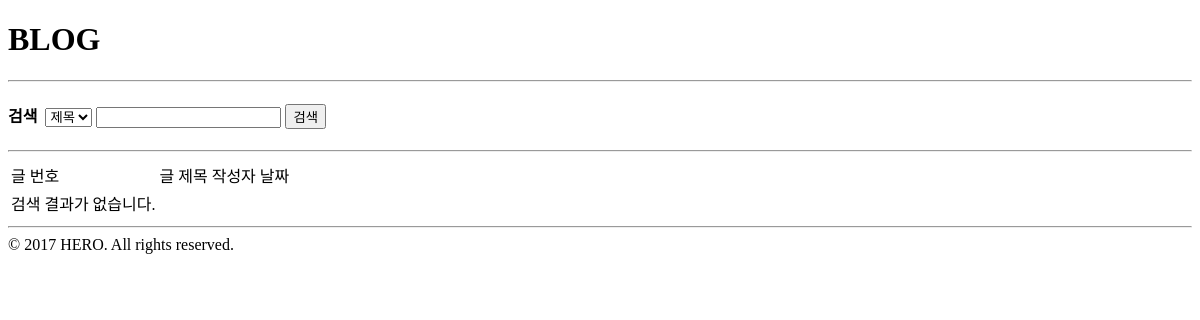
Page /weblog/ on the earlier database version.
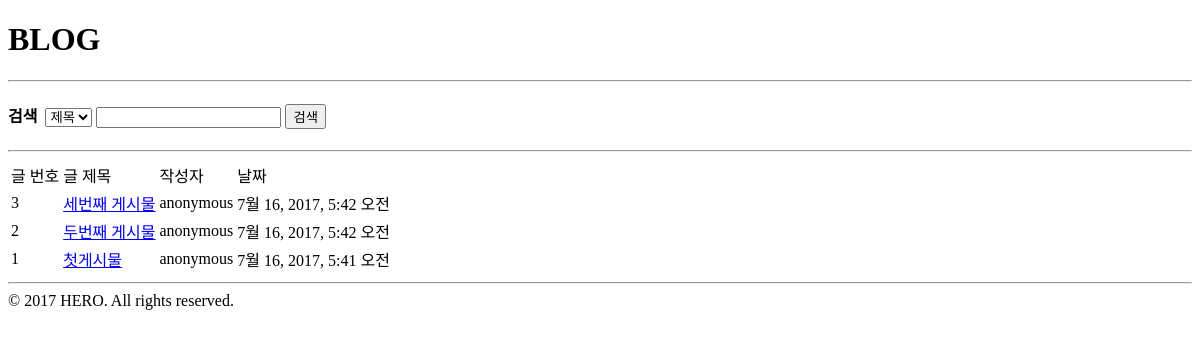
Same page on the later database version.
### blog/models.py (models this page shows, shortened)
class Post(models.Model) :
    author = models.CharField(max_length=15)
    title = models.CharField(max_length=100)
    content = models.TextField()
    created_at = models.DateTimeField(auto_now_add=True)
    updated_at = models.DateTimeField(auto_now=True)
    class Meta :
        ordering = ['-id']

### blog/views.py (the view, shortened to what this page needs)
def post_list(request) :
    qs = Post.objects.all()
    query = request.GET.get('query', '')
    type = request.GET.get('type', '')
    return render(request, "blog/post_list.html", {
        'post_list' : qs,
        'query' : query
    })

### blog/templates/blog/post_list.html (shortened to what this page needs)
{% extends "blog/layout.html" %}
{% block content %}
    <div>
        <div>
        <Form action="" method="get">
            <h4>검색&nbsp;
                <select name="type">
                    <option value="title">제목</option>
                </select>
            <input type="text" name="query">
            <input type="submit" value="검색">
            </h4>
        </Form>
        </div>
        <hr>
        <div>
            <table>
                <tr>
                    <td>글 번호</td>
                    <td>글 제목</td>
                    <td>작성자</td>
                    <td>날짜</td>
                </tr>
                {% for post in post_list %}
                <tr>
                    <td>{{post.pk}}</td>
                    <td><a href="{% url "blog:post_detail" post.pk %}">
                        {{post.title}}
                    </a>
                    </td>
                    <td>{{post.author}}</td>
                    <td>{{post.created_at}}</td>
                </tr>
                {% empty %}
                <tr>
                    <td>검색 결과가 없습니다.</td>
                </tr>
                {% endfor %}
            </table>
        </div>
    </div>
{% endblock %}

### blog/templates/blog/layout.html (shortened to what this page needs)
<!DOCTYPE html>
<html lang="en">
<head>
</head>
<body>
<div>
    <h1>BLOG</h1>
    <hr>
    {% block content %}
    {% endblock %}
    <hr>
    &copy; 2017 HERO. All rights reserved.
</div>
</body>
</html>

Differences in the rows shown:
added Post: pk "3", title "세번째 게시물", author "anonymous", created_at "7월 16, 2017, 5:42 오전"
added Post: pk "2", title "두번째 게시물", author "anonymous", created_at "7월 16, 2017, 5:42 오전"
added Post: pk "1", title "첫게시물", author "anonymous", created_at "7월 16, 2017, 5:41 오전"
Other differences:
text no longer shown: "검색 결과가 없습니다."
